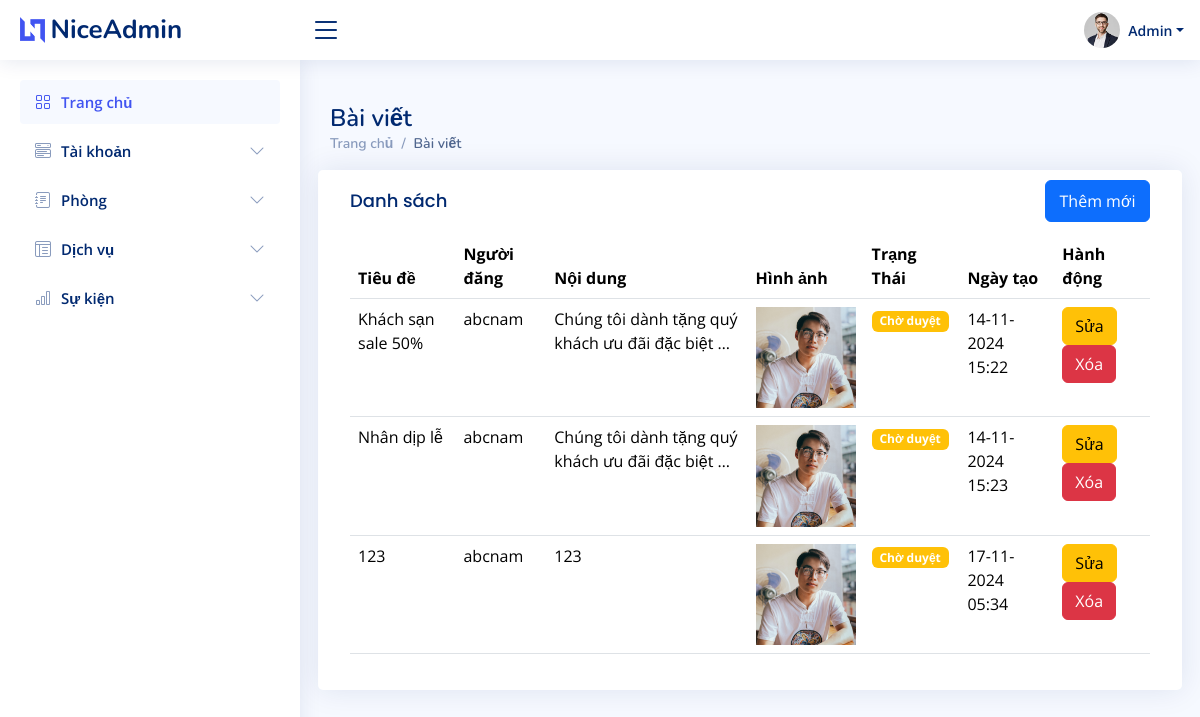
The page /admin_dashboard/posts (signed in) on the database as committed earlier.
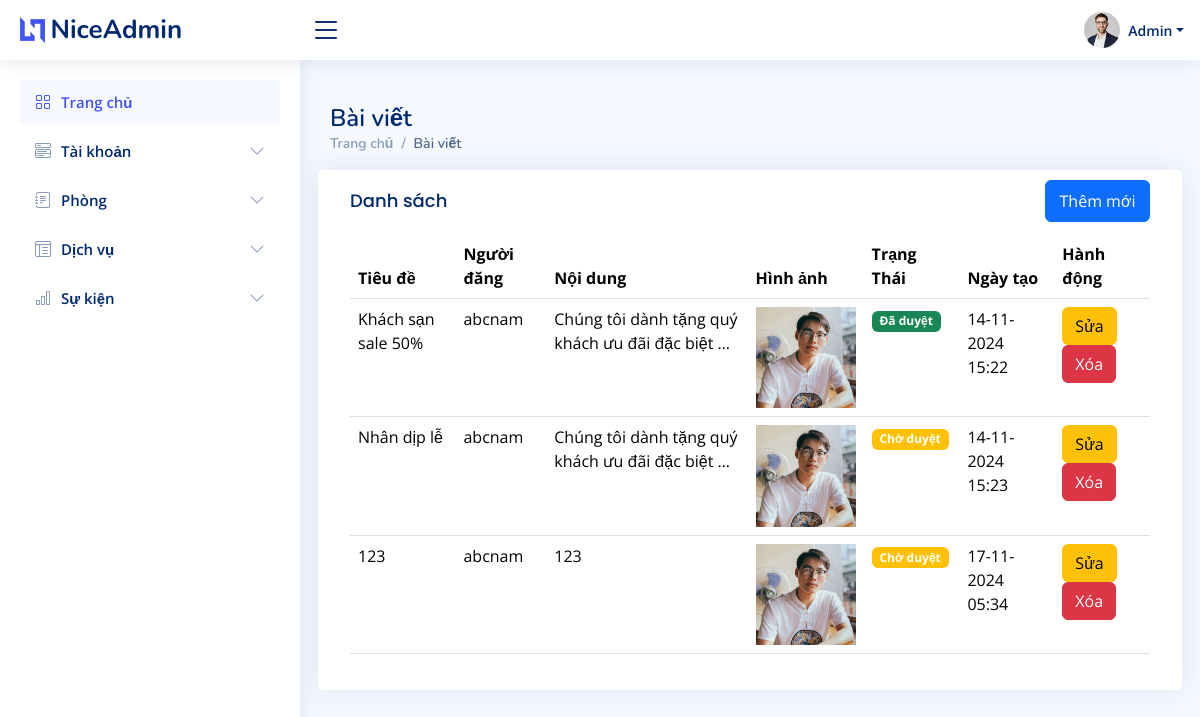
The same page on the database as committed later.
### admin_custom/models.py (models this page shows, shortened)
class Post(models.Model):
    STATUS_CHOICES = [
        ('pending', 'Chờ duyệt'),
        ('approved', 'Đã duyệt'),
        ('rejected', 'Từ chối'),
    ]
    title = models.CharField(max_length=200)
    content = models.TextField()
    author = models.ForeignKey(User, on_delete=models.CASCADE)
    created_at = models.DateTimeField(auto_now_add=True)
    updated_at = models.DateTimeField(auto_now=True)
    image = models.ImageField(upload_to=get_image_upload_path_post, null=True, blank=True)
    status = models.CharField(max_length=10, choices=STATUS_CHOICES, default='pending')
    class Meta:
        permissions = [
            ("can_view_post", "Can view post"),
            ("can_create_post", "Can create post"),
            ("can_edit_post", "Can edit post"),
            ("can_delete_post", "Can delete post"),
        ]

### admin_custom/views.py (the view, shortened to what this page needs)
# urls.py: path('admin_dashboard/posts', admin_custom.admin_post, name='admin_post'),
@login_required
def admin_post(request):
    posts = Post.objects.all()
    return render(request, 'admin/post.html', {'posts': posts})

### home/Templates/admin/post.html (shortened to what this page needs)
{% load static %}
<!DOCTYPE html>
<html lang="en">
<head>
    <link href="{% static 'assets/vendor/bootstrap/css/bootstrap.min.css' %}" rel="stylesheet" />
    <link href="{% static 'assets/vendor/bootstrap-icons/bootstrap-icons.css' %}" rel="stylesheet" />
    <link href="{% static 'assets/vendor/boxicons/css/boxicons.min.css' %}" rel="stylesheet" />
    <link href="{% static 'assets/vendor/quill/quill.snow.css' %}" rel="stylesheet" />
    <link href="{% static 'assets/vendor/quill/quill.bubble.css' %}" rel="stylesheet" />
    <link href="{% static 'assets/vendor/remixicon/remixicon.css' %}" rel="stylesheet" />
    <link href="{% static 'assets/vendor/simple-datatables/style.css' %}" rel="stylesheet" />
    <link href="{% static 'assets/css/style.css' %}" rel="stylesheet" />
</head>
<body>
    {% include 'includes/admin/header.html' %}
    {% include 'includes/admin/sidebar.html' %}
    <main id="main" class="main">
        <div class="pagetitle">
            <h1>Bài viết</h1>
            <nav>
                <ol class="breadcrumb">
                    <li class="breadcrumb-item">
                        <a href="index.html">Trang chủ</a>
                    </li>
                    <li class="breadcrumb-item active">Bài viết</li>
                </ol>
            </nav>
        </div>
        <section class="section dashboard">
            <div class="row">
                <div class="card">
                    <div class="card-body">
                        <div class="d-flex justify-content-between">
                            <h5 class="card-title">Danh sách</h5>
                            <button type="button" style="margin-top:10px;width:105px;height:42px" class="btn btn-primary" data-bs-toggle="modal" data-bs-target="#createPostModal">Thêm mới</button>
                        </div>
                        <table class="table">
                            <thead>
                                <tr>
                                    <th>Tiêu đề</th>
                                    <th>Người đăng</th>
                                    <th>Nội dung</th>
                                    <th>Hình ảnh</th>
                                    <th>Trạng Thái</th>
                                    <th class="created-column">Ngày tạo</th>
                                    <th>Hành động</th>
                                </tr>
                            </thead>
                            <tbody>
                                {% for post in posts %}
                                    <tr>
                                        <td>{{ post.title }}</td>
                                        <td>{{ post.author.username }}</td>
                                        <td>{{ post.content|truncatewords:10 }}</td>
                                        <td>
                                            {% if post.image %}
                                                <img src="{{ post.image.url }}" alt="Post Image" width="100">
                                            {% else %}
                                                <img src="{% static 'images/default_post.jpg' %}" alt="Default Image" width="100">
                                            {% endif %}
                                        </td>
                                            <td>
                                                {% if post.status == 'approved' %}
                                                <span class="badge bg-success">Đã duyệt</span>
                                                {% else %}
                                                <span class="badge bg-warning">Chờ duyệt</span>
                                                {% endif %}
                                            </td>
                                        <td>{{ post.created_at|date:"d-m-Y H:i" }}</td>
                                        <td>
                                            <button type="button" class="btn btn-warning" data-bs-toggle="modal" data-bs-target="#editPostModal{{ post.id }}">Sửa</button>
                                            <form method="POST" action="{% url 'delete_post' post.id %}" style="display:inline;">
                                                <button type="submit" class="btn btn-danger">Xóa</button>
                                            </form>
                                        </td>
                                    </tr>
                                {% endfor %}
                            </tbody>
                        </table>
                    </div>
                </div>
            </div>
        </section>
    </main>
</body>
</html>

### home/Templates/includes/admin/header.html (shortened to what this page needs)
{% load static %}
<header id="header" class="header fixed-top d-flex align-items-center">
  <div class="d-flex align-items-center justify-content-between">
    <a href="index.html" class="logo d-flex align-items-center">
      <img src="{% static 'assets/img/logo.png' %}" alt="" />
      <span class="d-none d-lg-block">NiceAdmin</span>
    </a>
    <i class="bi bi-list toggle-sidebar-btn"></i>
  </div>
  <nav class="header-nav ms-auto">
    <ul class="d-flex align-items-center">
      <li class="nav-item dropdown pe-3">
        <a class="nav-link nav-profile d-flex align-items-center pe-0" href="#" data-bs-toggle="dropdown">
          <img src="{% static 'assets/img/profile-img.jpg' %}" alt="Profile" class="rounded-circle" />
          <span class="d-none d-md-block dropdown-toggle ps-2">Admin</span>
        </a>
      </li>
    </ul>
  </nav>
</header>

### home/Templates/includes/admin/sidebar.html (shortened to what this page needs)
{% load static %}
 <aside id="sidebar" class="sidebar">
    <ul class="sidebar-nav" id="sidebar-nav">
      <li class="nav-item">
        <a class="nav-link " href="http://127.0.0.1:8000/admin_dashboard">
          <i class="bi bi-grid"></i>
          <span>Trang chủ</span>
        </a>
      </li>
      <li class="nav-item">
        <a class="nav-link collapsed" data-bs-target="#components-nav" data-bs-toggle="collapse" href="#">
          <i class="bi bi-menu-button-wide"></i><span>Tài khoản</span><i class="bi bi-chevron-down ms-auto"></i>
        </a>
      </li>
      <li class="nav-item">
        <a class="nav-link collapsed" data-bs-target="#forms-nav" data-bs-toggle="collapse" href="#">
          <i class="bi bi-journal-text"></i><span>Phòng</span><i class="bi bi-chevron-down ms-auto"></i>
        </a>
      </li>
      <li class="nav-item">
        <a class="nav-link collapsed" data-bs-target="#tables-nav" data-bs-toggle="collapse" href="#">
          <i class="bi bi-layout-text-window-reverse"></i><span>Dịch vụ</span><i class="bi bi-chevron-down ms-auto"></i>
        </a>
      </li>
      <li class="nav-item">
        <a class="nav-link collapsed" data-bs-target="#charts-nav" data-bs-toggle="collapse" href="#">
          <i class="bi bi-bar-chart"></i><span>Sự kiện</span><i class="bi bi-chevron-down ms-auto"></i>
        </a>
      </li>
    </ul>
  </aside>

### home/Templates/includes/admin/footer.html (shortened to what this page needs)
{% load static %}

### home/static/assets/css/style.css (style rules this page uses)
:root { scroll-behavior: smooth; }
body { font-family: "Open Sans", sans-serif; background: #f6f9ff; color: #444444; }
a { color: #4154f1; text-decoration: none; }
h1, h2, h3, h4, h5, h6 { font-family: "Nunito", sans-serif; }
#main { margin-top: 60px; padding: 20px 30px; transition: all 0.3s; }
.pagetitle { margin-bottom: 10px; }
.pagetitle h1 { font-size: 24px; margin-bottom: 0; font-weight: 600; color: #012970; }
.card { margin-bottom: 30px; border: none; border-radius: 5px; box-shadow: 0px 0 30px rgba(1, 41, 112, 0.1); }
.card-title { padding: 20px 0 15px 0; font-size: 18px; font-weight: 500; color: #012970; font-family: "Poppins", sans-serif; }
.card-body { padding: 0 20px 20px 20px; }
.breadcrumb { font-size: 14px; font-family: "Nunito", sans-serif; color: #899bbd; font-weight: 600; }
.breadcrumb a { color: #899bbd; transition: 0.3s; }
.breadcrumb .breadcrumb-item::before { color: #899bbd; }
.breadcrumb .active { color: #51678f; font-weight: 600; }
.logo { line-height: 1; }
@media (min-width: 1200px) { .logo { width: 280px; } }
.logo img { max-height: 26px; margin-right: 6px; }
.logo span { font-size: 26px; font-weight: 700; color: #012970; font-family: "Nunito", sans-serif; }
.header { transition: all 0.5s; z-index: 997; height: 60px; box-shadow: 0px 2px 20px rgba(1, 41, 112, 0.1); background-color: #fff; padding-left: 20px; }
.header .toggle-sidebar-btn { font-size: 32px; padding-left: 10px; cursor: pointer; color: #012970; }
.header-nav ul { list-style: none; }
.header-nav>ul { margin: 0; padding: 0; }
.header-nav .nav-profile { color: #012970; }
.header-nav .nav-profile img { max-height: 36px; }
.header-nav .nav-profile span { font-size: 14px; font-weight: 600; }
.sidebar { position: fixed; top: 60px; left: 0; bottom: 0; width: 300px; z-index: 996; transition: all 0.3s; padding: 20px; overflow-y: auto; scrollbar-width: thin; scrollbar-color: #aab7cf transparent; box-shadow: 0px 0px 20px rgba(1, 41, 112, 0.1); background-color: #fff; }
@media (min-width: 1200px) { #main, #footer { margin-left: 300px; } }
.sidebar-nav { padding: 0; margin: 0; list-style: none; }
.sidebar-nav li { padding: 0; margin: 0; list-style: none; }
.sidebar-nav .nav-item { margin-bottom: 5px; }
.sidebar-nav .nav-link { display: flex; align-items: center; font-size: 15px; font-weight: 600; color: #4154f1; transition: 0.3; background: #f6f9ff; padding: 10px 15px; border-radius: 4px; }
.sidebar-nav .nav-link i { font-size: 16px; margin-right: 10px; color: #4154f1; }
.sidebar-nav .nav-link.collapsed { color: #012970; background: #fff; }
.sidebar-nav .nav-link.collapsed i { color: #899bbd; }
.sidebar-nav .nav-link .bi-chevron-down { margin-right: 0; transition: transform 0.2s ease-in-out; }

Rows that differ between the two databases and show on the page:
changed Post "Khách sạn sale 50%": status "Chờ duyệt" → "Đã duyệt"
